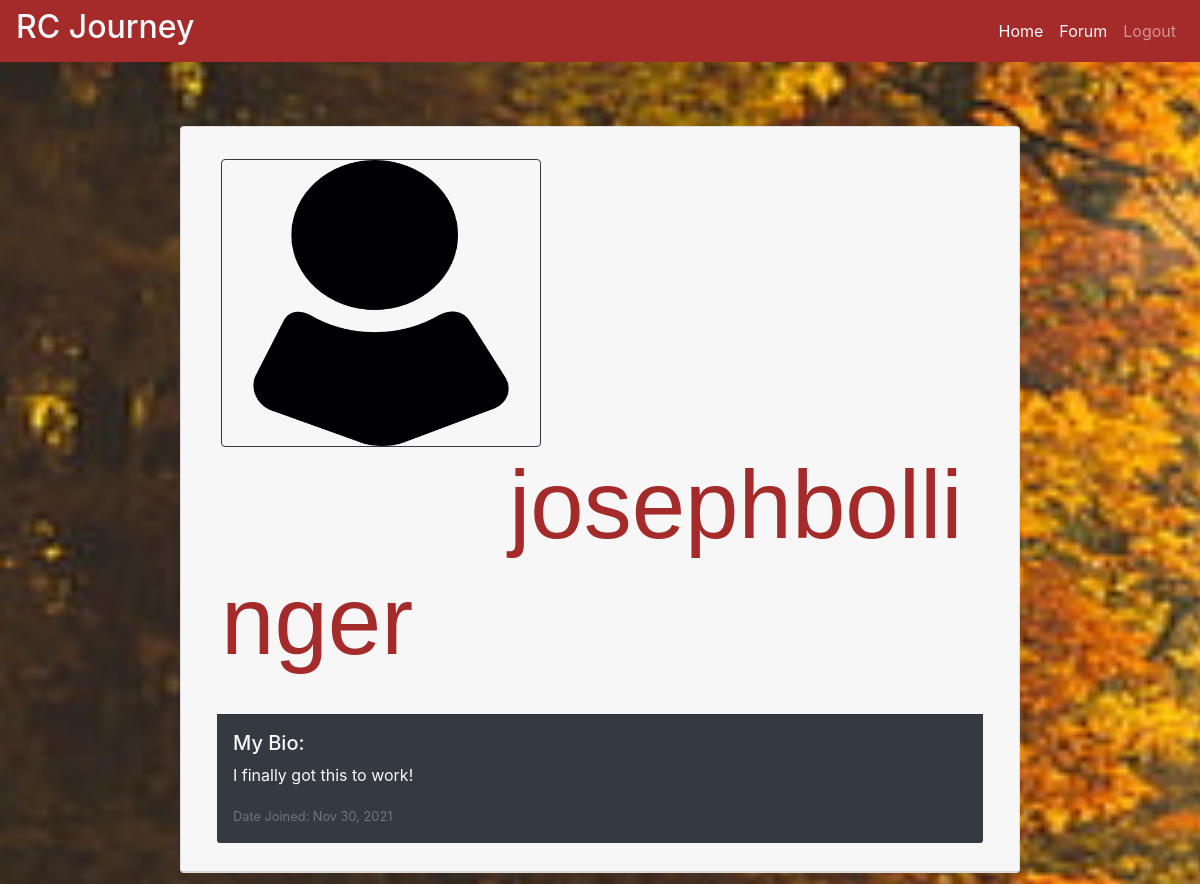
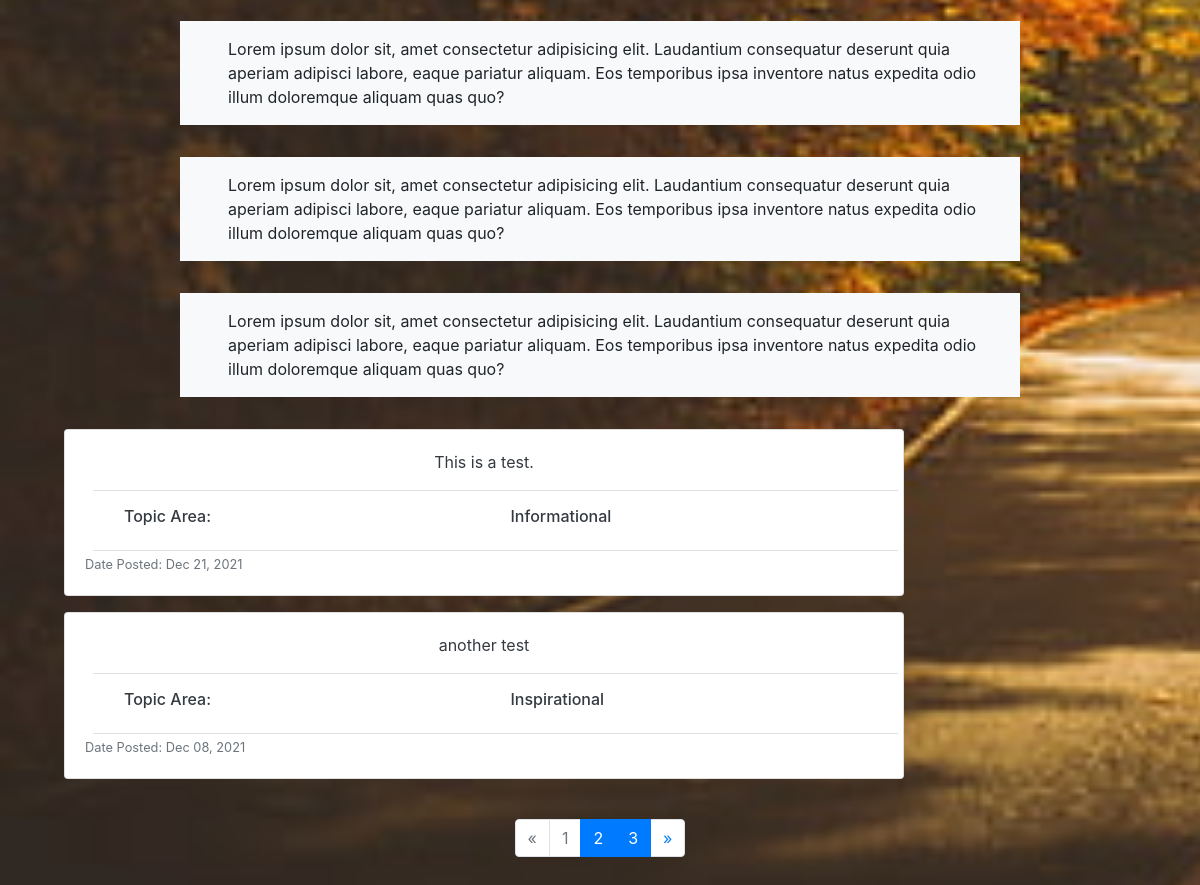
Screenshot of /profile/1/ (signed in) with the database file from the repository (2 pictures, top to bottom).
### rcapp/models.py (models this page shows)
class Profile(models.Model):
    user = models.OneToOneField(User, on_delete=models.CASCADE)
    profile_image = models.ImageField(
        default='profile1.png', null=True, blank=True)
    bio = models.TextField(null=True, blank=True)

class Post(models.Model):
    post_id = models.AutoField(primary_key=True)
    user_id = models.ForeignKey(Profile, on_delete=models.CASCADE)
    post = models.TextField(blank=True, null=True)
    date_created = models.DateTimeField(auto_now=True, null=True,)
    tags = models.ManyToManyField(Tag)

class Tag(models.Model):
    tag_id = models.AutoField(primary_key=True)
    name = models.CharField(max_length=255)

### rcapp/views.py (the view)
# urls.py: path('profile/<str:pk>/', views.profile, name='profile'),
@login_required(login_url='landing')
def profile(request, pk):
    profile = Profile.objects.get(user_id=pk)
    posts = Post.objects.all().order_by(
        '-date_created').filter(user_id=profile.user.id)
    paginate_posts = Paginator(posts, 2)
    page = request.GET.get('page', 1)
    posts_page_obj = paginate_posts.get_page(page)
    context = {"profile": profile, "posts": posts_page_obj}
    return render(request, 'profile.html', context)

### rcapp/templatetags/rcapp_extras.py (called while the page is built)
@register.simple_tag
def my_url(value, field_name, urlencode=None):
    url = '?{}={}'.format(field_name, value)
    if urlencode:
        querystring = urlencode.split('&')
        filtered_querystring = filter(
            lambda p: p.split('=')[0] != field_name, querystring)
        encoded_querystring = '&'.join(filtered_querystring)
        url = '{}&{}'.format(url, encoded_querystring)
    return url

### rcapp/templates/profile.html (shortened to what this page needs)
<!DOCTYPE html>
{% load static %}
<html lang="en">
  <head>
    <link
      rel="stylesheet"
      href="https://stackpath.bootstrapcdn.com/bootstrap/4.1.3/css/bootstrap.min.css"
    />
    <link
      rel="stylesheet"
      href="https://use.fontawesome.com/releases/v5.6.1/css/all.css"
    />
    <link rel="stylesheet" href="{% static 'css/profile.css' %}" />
  </head>
  <body>
    {% load rcapp_extras %}
    <nav class="navbar navbar-expand-lg navbar-dark sticky-top">
      <h2 class="text-light">RC Journey</h2>
      <ul class="navbar-nav ml-auto">
        <li class="nav-item">
          <a class="nav-link text-light" href="{% url 'dashboard' %}">Home</a>
        </li>
        <li class="nav-item">
          <a class="nav-link text-light" href="{% url 'forum' %}">Forum</a>
        </li>
        <li class="nav-item">
          <a class="nav-link" href="{% url 'logout' %}">Logout</a>
        </li>
      </ul>
    </nav>
    <div class="container-fluid">
      <div class="card mx-auto">
        <div class="card-header">
          <div class="card-body">
            <img
              src="{{ profile.profile_image.url }}"
              alt="{{profile.user.username}}"
              class="card-img rounded border border-dark"
            />
            <h1 class="display-1">{{ profile.user.username }}</h1>
          </div>
          <div class="card-footer p-3 m-3 bg-dark text-light text-justify">
            <h5>My Bio:</h5>
            <p class="card-text">{{ profile.bio }}</p>
            <small class="text-muted text-sm">
              Date Joined: {{ profile.user.date_joined|date:"M d, Y"}}</small
            >
          </div>
        </div>
      </div>
      <p class="post-placeholder bg-light">
        Lorem ipsum dolor sit, amet consectetur adipisicing elit. Laudantium
        consequatur deserunt quia aperiam adipisci labore, eaque pariatur
        aliquam. Eos temporibus ipsa inventore natus expedita odio illum
        doloremque aliquam quas quo?
      </p>
      <p class="post-placeholder bg-light">
        Lorem ipsum dolor sit, amet consectetur adipisicing elit. Laudantium
        consequatur deserunt quia aperiam adipisci labore, eaque pariatur
        aliquam. Eos temporibus ipsa inventore natus expedita odio illum
        doloremque aliquam quas quo?
      </p>
      <p class="post-placeholder bg-light">
        Lorem ipsum dolor sit, amet consectetur adipisicing elit. Laudantium
        consequatur deserunt quia aperiam adipisci labore, eaque pariatur
        aliquam. Eos temporibus ipsa inventore natus expedita odio illum
        doloremque aliquam quas quo?
      </p>
      <div>
        {% for post in posts %}
        <div class="card my-3 all-posts-card">
          <div class="row no-gutters">
            <div class="col">
              <div class="card-body">
                <p class="text-center text-dark">{{ post.post }}</p>
                {% for tag in post.tags.all %}
                <div class="border-solid border-top border-bottom row p-3 ml-2">
                  <div class="col text-dark">
                    <h6>Topic Area:</h6>
                  </div>
                  <div class="col text-dark">
                    <h6>{{ tag.name }}</h6>
                  </div>
                </div>
                {% endfor %}
                <small class="text-muted text-center">
                  Date Posted: {{ post.date_created|date:"M d, Y" }}
                </small>
              </div>
            </div>
          </div>
        </div>
        {% endfor %}
        <br />
        {% if posts.has_other_pages %}
        <ul class="pagination justify-content-center">
          {% if posts.has_previous %}
          <li class="page-item">
            <a
              class="page-link"
              href="{% my_url posts.previous_page_number 'page' request.GET.urlencode%}}"
              >&laquo;</a
            >
          </li>
          {% else %}
          <li class="disabled page-item">
            <a class="page-link" href="#">&laquo;</a>
          </li>
          {% endif %}
          <br />
          {% for i in posts.paginator.page_range %}
          <br />
          {% if posts.number == i %}
          <li class="disabled page-item">
            <a class="page-link" href="#"
              >{{ i }} <span class="sr-only">(current)</span></a
            >
          </li>
          {% else %}
          <li class="page-item active">
            <a
              class="page-link"
              href="{% my_url i 'page' request.GET.urlencode %}"
            >
              {{ i }}</a
            >
          </li>
          {% endif %} {% endfor %} {% if posts.has_next %}
          <li class="page-item">
            <a
              class="page-link"
              href="{% my_url posts.next_page_number 'page' request.GET.urlencode %}"
              >&raquo;</a
            >
          </li>
          {% else %}
          <li class="disabled page-item">
            <a class="page-link" href="#">&raquo;</a>
          </li>
          {% endif %}
        </ul>
        {% endif %}
      </div>
    </div>
  </body>
</html>

### rcapp/static/css/profile.css (style rules this page uses)
body { background-image: url("../images/nature-forest-trees-road-wallpaper-thumb.jpeg"); background-repeat: no-repeat; background-size: cover; background-attachment: fixed; }
.navbar { background-color: brown; }
.container-fluid { padding: 4em; height: 100% }
.card { width: 70vw; }
.card-img { width: 20em; height: 18em; }
h1 { font-size: 2em; font-family: 'Franklin Gothic Medium', 'Arial Narrow', Arial, sans-serif; color: brown; display: inline; padding-left: 3em; }
.post-placeholder { width:70vw; padding: 1em 1.85em 1em 3em; margin: 2em auto 2em auto; }

### rows the page displays
Profile: profile_image (picture), user.username "josephbollinger", bio "I finally got this to work!", user.date_joined "Nov 30, 2021"
Post: post "This is a test.", date_created "Dec 21, 2021"
Tag: name "Informational"
Post: post "another test", date_created "Dec 08, 2021"
Tag: name "Inspirational"

### other values shown
{{ i }} "1"
{{ i }} "2" "3"
